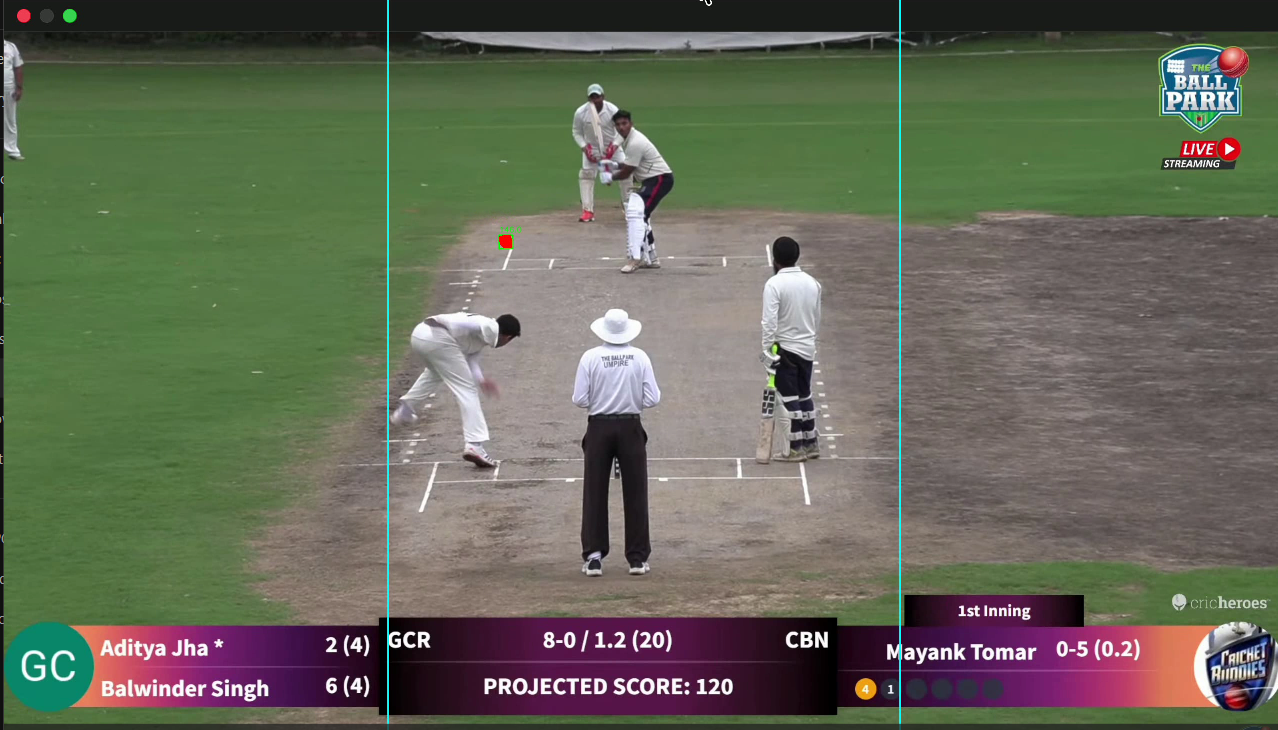
#> input picture images/1.png, 1278 x 730 px, given in place of 1.mp4, which was not available
$ python main.py
#> lines starting #> are read from the running program, lines starting #| are printed output that depends on the picture; after the words box and inside, x2 and y2 are one past the last pixel; in counts of white or black regions, pixels touching at a corner belong together; pictures that were not available may be replaced by others from this repository, and a replacement may not be noted
### code/roi.py
def apply_corridor_mask(mask, scale, w, roi_left, roi_right):
    rx1 = int(w * roi_left * scale)
    rx2 = int(w * roi_right * scale)
    mask[:, :rx1] = 0
    mask[:, rx2:] = 0
    return mask

### code/detector.py
import cv2
import math


def create_background_subtractor(history, var_threshold, detect_shadows):
    return cv2.createBackgroundSubtractorMOG2(
        history=history,
        varThreshold=var_threshold,
        detectShadows=detect_shadows
    )


def detect_round_blobs(mask, scale, min_area, max_area):
    contours, _ = cv2.findContours(
        mask, cv2.RETR_EXTERNAL, cv2.CHAIN_APPROX_SIMPLE)
    results = []

    for c in contours:
        area = cv2.contourArea(c)
        if area < min_area or area > max_area:
            continue

        peri = cv2.arcLength(c, True)
        if peri == 0:
            continue

        circularity = 4 * math.pi * area / (peri * peri)
        if circularity < 0.80:
            continue

        c = (c / scale).astype(int)
        x, y, w, h = cv2.boundingRect(c)
        aspr = w / float(h)
        if aspr < 0.8 or aspr > 1.2:
            continue

        cx = x + w // 2
        cy = y + h // 2

        results.append((c, x, y, w, h, cx, cy, area, circularity))

    return results

### code/config.py
import os

DATA_ROOT = r"C:\Users\prith\OneDrive\Desktop\IIT\EdgeFleet_Assignment"

SCALE = 0.5
MIN_AREA = 32
MAX_AREA = 300
SKIP_FRAMES = 0

HISTORY = 120
VAR_THRESHOLD = 25
DETECT_SHADOWS = False

ROI_LEFT = 0.30
ROI_RIGHT = 0.70


def paths_for(x: int):
    if x == 1:
        input_path = rf"{DATA_ROOT}\data\1.mp4"
    else:
        input_path = rf"{DATA_ROOT}\data\{x}.mov"
    output_path = rf"{DATA_ROOT}\results\output_fast_blobs{x}.mp4"
    csv_path = rf"{DATA_ROOT}\annotations\ball_annotations{x}.csv"
    return input_path, output_path, csv_path

### code/io_utils.py
import cv2


def open_video(path):
    cap = cv2.VideoCapture(path)
    fps = cap.get(cv2.CAP_PROP_FPS)
    w = int(cap.get(cv2.CAP_PROP_FRAME_WIDTH))
    h = int(cap.get(cv2.CAP_PROP_FRAME_HEIGHT))
    return cap, fps, w, h


def create_writer(path, fps, w, h):
    fourcc = cv2.VideoWriter_fourcc(*"mp4v")
    return cv2.VideoWriter(path, fourcc, fps, (w, h))

### code/main.py
import cv2
import csv
from config import *
from roi import apply_corridor_mask
from detector import create_background_subtractor, detect_round_blobs
from io_utils import open_video, create_writer


def run_for_video(x: int):
    INPUT_PATH, OUTPUT_PATH, CSV_PATH = paths_for(x)

    cap, fps, W, H = open_video(INPUT_PATH)
    out = create_writer(OUTPUT_PATH, fps, W, H)

    fg = create_background_subtractor(HISTORY, VAR_THRESHOLD, DETECT_SHADOWS)

    frame_id = 0
    csv_file = open(CSV_PATH, "w", newline="")
    csv_writer = csv.writer(csv_file)
    csv_writer.writerow(["frame", "x", "y", "visible"])

    while True:
        ret, frame = cap.read()
#> frame is the input picture: shape (730, 1278, 3); mean B, G, R 87.6, 104, 100.5
        if not ret:
            break

        if SKIP_FRAMES and (frame_id % 2 == 1):
            frame_id += 1
            continue

        small = cv2.resize(frame, (0, 0), fx=SCALE, fy=SCALE)

        mask = fg.apply(small)
#> mask: shape (365, 639); every value is 255
        _, mask = cv2.threshold(mask, 180, 255, cv2.THRESH_BINARY)
        mask = cv2.medianBlur(mask, 3)
        mask = cv2.dilate(mask, None, iterations=1)

        mask = apply_corridor_mask(mask, SCALE, W, ROI_LEFT, ROI_RIGHT)
#> in apply_corridor_mask, `mask[:, :rx1] = 0`:
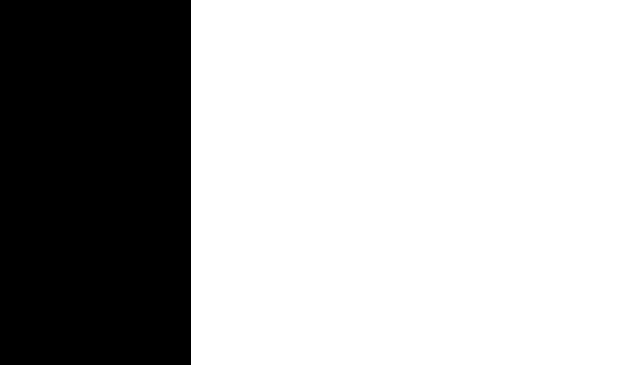
#> mask: shape (365, 639); 70.1% white; 1 black region, box (x1, y1, x2, y2) and area: (0, 0, 191, 365) 69715
#> in apply_corridor_mask, `mask[:, rx2:] = 0`:
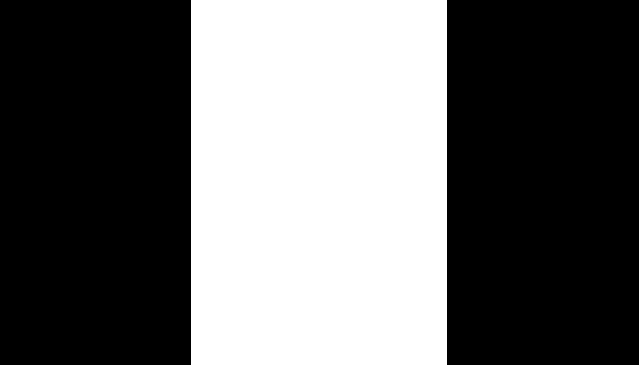
#> mask: shape (365, 639); 40.1% white; 1 white region, box (x1, y1, x2, y2) and area: (191, 0, 447, 365) 93440

        vis = frame.copy()
        cv2.line(vis, (int(W * ROI_LEFT), 0),
                 (int(W * ROI_LEFT), H), (255, 255, 0), 2)
        cv2.line(vis, (int(W * ROI_RIGHT), 0),
                 (int(W * ROI_RIGHT), H), (255, 255, 0), 2)
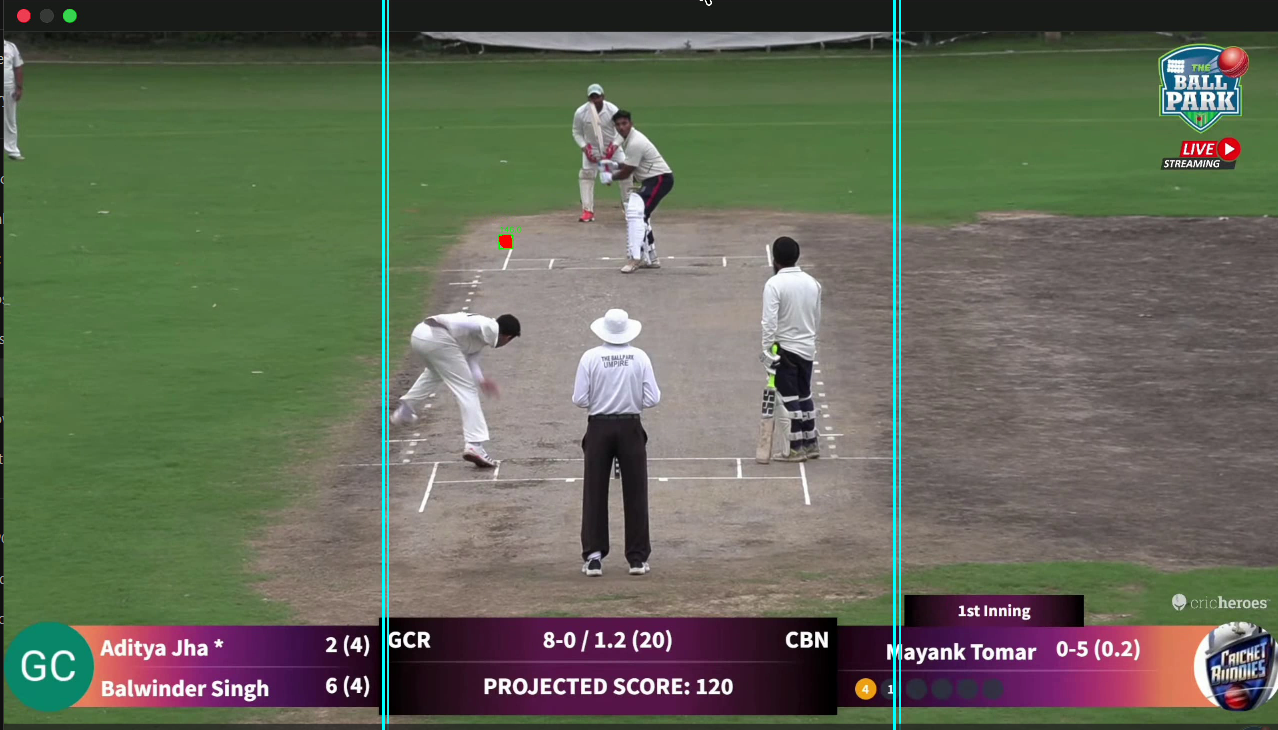
#> vis: shape (730, 1278, 3); mean B, G, R 88.4, 104.8, 100.1

        blobs = detect_round_blobs(mask, SCALE, MIN_AREA, MAX_AREA)
#> in detect_round_blobs, `contours, _ = cv2.findContours( mask, cv2.RETR_EXTERNAL, cv2.CHAIN_APP..`: contours = [[[191, 0], [191, 364], [446, 364], [446, 0]]]
#> the loop in detect_round_blobs, `for c in contours:` made 1 pass
#> (c, area) on pass 1: ([[191, 0], [191, 364], [446, 364], [446, 0]], 92820)
#> after the loop in detect_round_blobs, `for c in contours:`: results = []
#> blobs = []

        cx_frame, cy_frame, visible = -1, -1, 0

        if blobs:
            blobs_sorted = sorted(blobs, key=lambda b: b[-1], reverse=True)
            c, x0, y0, w, h, cx, cy, area, circ = blobs_sorted[0]

            cx_frame, cy_frame, visible = cx, cy, 1

            cv2.rectangle(vis, (x0, y0), (x0 + w, y0 + h), (0, 255, 0), 2)
            cv2.circle(vis, (cx, cy), 3, (0, 255, 0), -1)
            cv2.drawContours(vis, [c], -1, (0, 0, 255), -1)
            cv2.putText(vis, f"{area:.1f}", (x0, y0 - 6),
                        cv2.FONT_HERSHEY_SIMPLEX, 0.5,
                        (0, 255, 0), 1, cv2.LINE_AA)

        csv_writer.writerow([frame_id, cx_frame, cy_frame, visible])
        out.write(vis)
        frame_id += 1

    cap.release()
    out.release()
    csv_file.close()


if __name__ == "__main__":
    for x in range(1, 16):
        run_for_video(x)
        print(f"Running video {x}")

$ run again, on images/2.png
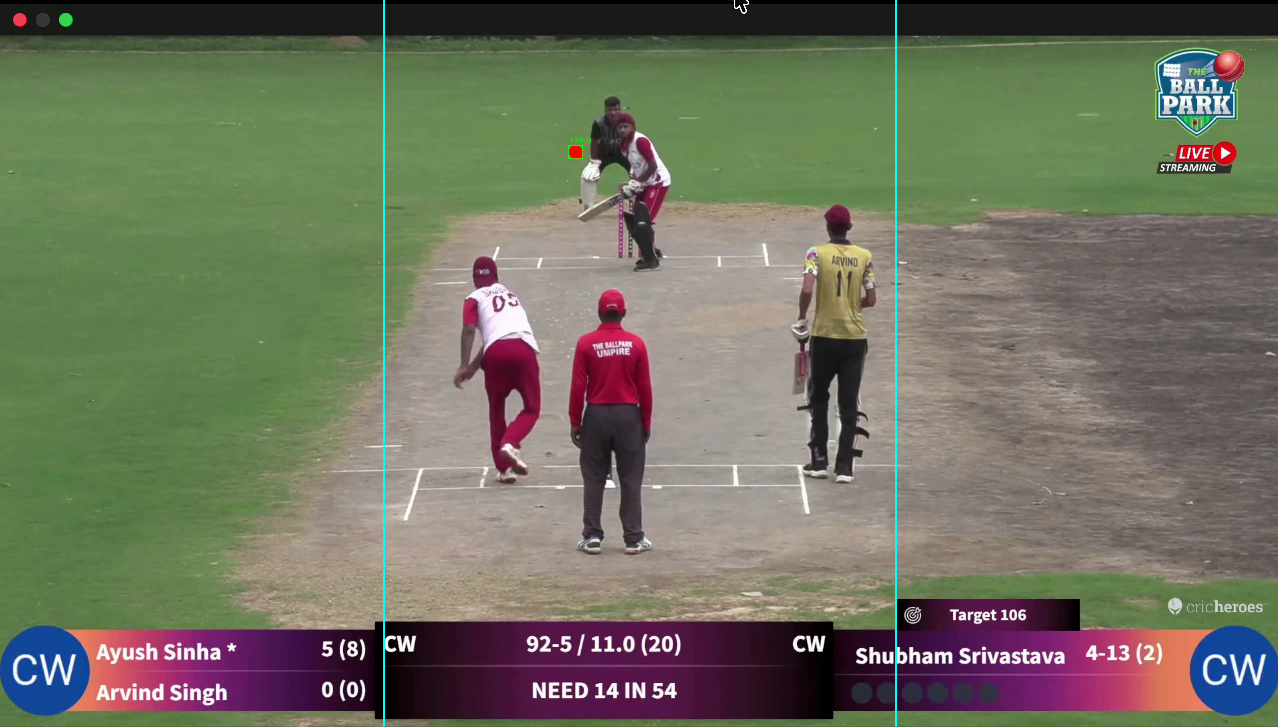
#> input picture images/2.png, 1278 x 727 px, given in place of 1.mp4, which was not available
#> in run_for_video, frame is the input picture: shape (727, 1278, 3); mean B, G, R 95.1, 113.8, 111.6
#> in run_for_video, `small = cv2.resize(frame, (0, 0), fx=SCALE, fy=SCALE)`:
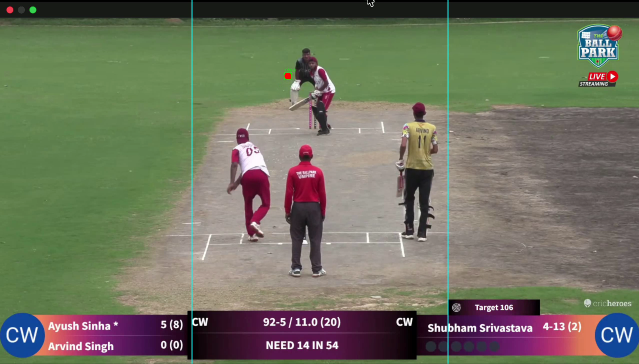
#> small: shape (364, 639, 3); mean B, G, R 95.2, 113.9, 111.7
#> in run_for_video, `cv2.line(vis, (int(W * ROI_RIGHT), 0), (int(W * ROI_RIGHT), H), (255, ..`:
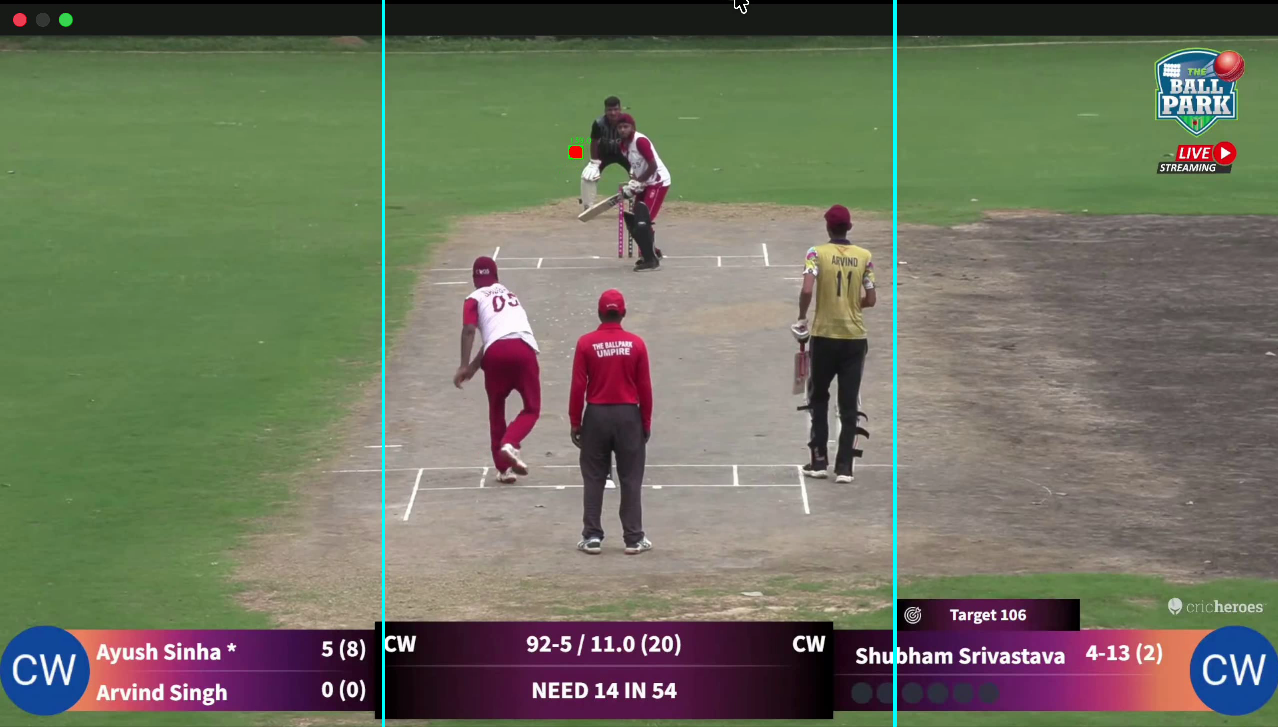
#> vis: shape (727, 1278, 3); mean B, G, R 95.5, 114.2, 111.2
#> contours = [[[191, 0], [191, 363], [446, 363], [446, 0]]]
#> the loop in detect_round_blobs, `for c in contours:` made 1 pass
#> (c, area) on pass 1: ([[191, 0], [191, 363], [446, 363], [446, 0]], 92565)
#> after the loop in detect_round_blobs, `for c in contours:`: results = []
